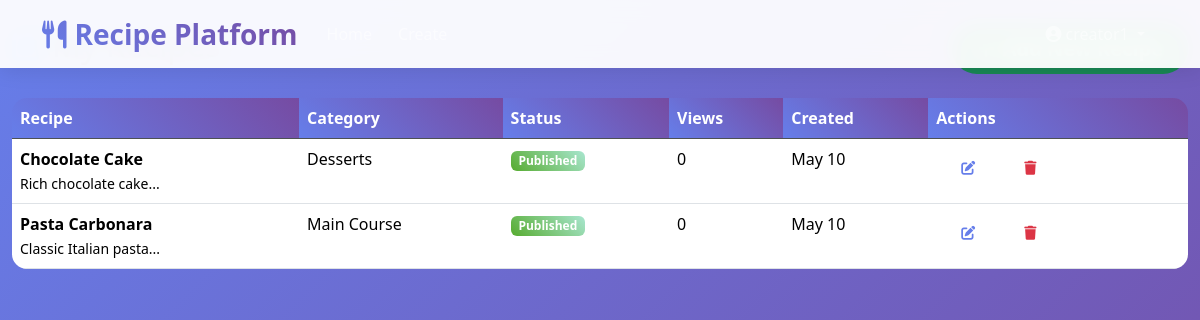
The app's page /creator/dashboard.php (signed in) with its own data.
### tables this page shows
CREATE TABLE dbproj_recipes (
    id INT PRIMARY KEY AUTO_INCREMENT,
    title VARCHAR(200) NOT NULL,
    description TEXT,
    ingredients TEXT,
    instructions TEXT,
    image_path VARCHAR(255),
    user_id INT,
    category_id INT,
    status ENUM('draft','published') DEFAULT 'draft',
    views INT DEFAULT 0,
    rating_avg DECIMAL(2,1) DEFAULT 0,
    created_at TIMESTAMP DEFAULT CURRENT_TIMESTAMP,
    FOREIGN KEY (user_id) REFERENCES dbproj_users(id),
    FULLTEXT(title, description)
);

CREATE TABLE dbproj_categories (
    id INT PRIMARY KEY AUTO_INCREMENT,
    name VARCHAR(50) NOT NULL,
    description TEXT
);

### config/database.php (called while the page is built, shortened)
<?php
function isLoggedIn() {
    return isset($_SESSION['user_id']);
}
?>

### creator/dashboard.php (the view, shortened to what this page needs)
<?php
require '../config/database.php';
$stmt = $pdo->prepare("
    SELECT r.*, c.name as category
    FROM dbproj_recipes r
    LEFT JOIN dbproj_categories c ON r.category_id = c.id
    WHERE r.user_id = ?
    ORDER BY r.created_at DESC
");
$stmt->execute([$_SESSION['user_id']]);
$recipes = $stmt->fetchAll();
?>
<?php include '../includes/header.php'; ?>
<div class="container-fluid mt-4">
    <div class="row">
        <div class="col-md-12">
            <div class="d-flex justify-content-between align-items-center mb-4">
                <h2><i class="fas fa-edit text-primary me-2"></i>My Recipes</h2>
                <a href="add_recipe.php" class="btn btn-success btn-lg">
                </a>
            </div>
            <?php if(empty($recipes)): ?>
            <div class="text-center py-5">
                <i class="fas fa-utensils fa-5x text-muted mb-4"></i>
                <h3 class="text-muted">No recipes yet</h3>
                <p class="text-muted">Get started by creating your first recipe!</p>
                <a href="add_recipe.php" class="btn btn-primary btn-lg">
                    <i class="fas fa-plus me-2"></i>Create First Recipe
                </a>
            </div>
            <?php else: ?>
            <div class="table-responsive">
                <table class="table table-hover">
                    <thead class="table-dark">
                        <tr>
                            <th>Recipe</th>
                            <th>Category</th>
                            <th>Status</th>
                            <th>Views</th>
                            <th>Created</th>
                            <th>Actions</th>
                        </tr>
                    </thead>
                    <tbody>
                        <?php foreach($recipes as $recipe): ?>
                        <tr>
                            <td>
                                <strong><?php echo htmlspecialchars($recipe['title']); ?></strong>
                                <br><small><?php echo substr($recipe['description'], 0, 50); ?>...</small>
                            </td>
                            <td><?php echo htmlspecialchars($recipe['category'] ?? 'Uncategorized'); ?></td>
                            <td>
                                <span class="badge bg-<?php echo $recipe['status'] === 'published' ? 'success' : 'warning'; ?>">
                                    <?php echo ucfirst($recipe['status']); ?>
                                </span>
                            </td>
                            <td><?php echo number_format($recipe['views'] ?? 0); ?></td>
                            <td><?php echo date('M j', strtotime($recipe['created_at'])); ?></td>
                            <td>
                                <div class="btn-group btn-group-sm" role="group">
                                    <a href="edit_recipe.php?id=<?php echo $recipe['id']; ?>"
                                       class="btn btn-outline-primary">
                                        <i class="fas fa-edit"></i>
                                    </a>
                                    <a href="delete.php?id=<?php echo $recipe['id']; ?>"
                                       class="btn btn-outline-danger"
                                       onclick="return confirm('Delete forever?')">
                                        <i class="fas fa-trash"></i>
                                    </a>
                                </div>
                            </td>
                        </tr>
                        <?php endforeach; ?>
                    </tbody>
                </table>
            </div>
            <?php endif; ?>
        </div>
    </div>
</div>
<?php include '../includes/footer.php'; ?>

### includes/header.php (shortened to what this page needs)
<?php
require_once dirname(dirname(__FILE__)) . '/config/database.php';
$currentPath = $_SERVER['SCRIPT_NAME'];
$isRoot = strpos($currentPath, '/admin/') === false && strpos($currentPath, '/creator/') === false;
$cssPath = $isRoot ? 'css/style.css' : '../css/style.css';
?>
<!DOCTYPE html>
<html lang="en">
<head>
    <link href="https://cdn.jsdelivr.net/npm/bootstrap@5.3.2/dist/css/bootstrap.min.css" rel="stylesheet">
    <link href="<?=$cssPath?>" rel="stylesheet">
    <link rel="stylesheet" href="https://cdnjs.cloudflare.com/ajax/libs/font-awesome/6.4.0/css/all.min.css">
</head>
<body>
    <nav class="navbar navbar-expand-lg navbar-dark fixed-top bg-glass">
        <div class="container">
            <a class="navbar-brand fw-bold fs-3" href="/">
                <i class="fas fa-utensils me-2"></i>Recipe Platform
            </a>
            <div class="collapse navbar-collapse" id="navbarNav">
                <ul class="navbar-nav me-auto">
                    <li class="nav-item">
                        <a class="nav-link" href="/">Home</a>
                    </li>
                    <?php if(isLoggedIn()): ?>
                    <li class="nav-item">
                        <a class="nav-link" href="creator/dashboard.php">Create</a>
                    </li>
                    <?php endif; ?>
                </ul>
                <ul class="navbar-nav">
                    <?php if(isLoggedIn()): ?>
                        <li class="nav-item dropdown">
                            <a class="nav-link dropdown-toggle" href="#" role="button" data-bs-toggle="dropdown">
                                <i class="fas fa-user-circle me-1"></i><?=getUsername()?>
                            </a>
                        </li>
                    <?php endif; ?>
                </ul>
            </div>
        </div>
    </nav>

### includes/footer.php (shortened to what this page needs)
</body>
</html>

### css/style.css (style rules this page uses)
* { margin: 0; padding: 0; box-sizing: border-box; }
body { font-family: 'Segoe UI', Tahoma, Geneva, Verdana, sans-serif; background: linear-gradient(135deg, #667eea 0%, #764ba2 100%); min-height: 100vh; color: #333; }
.navbar { background: rgba(255, 255, 255, 0.95) !important; backdrop-filter: blur(10px); box-shadow: 0 2px 20px rgba(0,0,0,0.1); }
.navbar-brand { font-size: 1.8rem; font-weight: 800; background: linear-gradient(45deg, #667eea, #764ba2); -webkit-background-clip: text; -webkit-text-fill-color: transparent; background-clip: text; }
.nav-link { font-weight: 500; margin: 0 5px; transition: all 0.3s ease; }
.btn { border-radius: 25px; font-weight: 600; padding: 10px 25px; transition: all 0.3s ease; border: none; }
.btn-outline-primary { border-color: #667eea; color; color: #667eea; }
.table { border-radius: 15px; overflow: hidden; }
.table th { background: linear-gradient(45deg, #667eea, #764ba2); color: white; font-weight: 600; }
.bg-success { background: linear-gradient(45deg, #56ab2f, #a8e6cf) !important; }

### records on screen
dbproj_recipes: title "Chocolate Cake", description "Rich chocolate cake", dbproj_categories.name "Desserts", status "Published", views "0", created_at "May 10"
dbproj_recipes: title "Pasta Carbonara", description "Classic Italian pasta", dbproj_categories.name "Main Course", status "Published", views "0", created_at "May 10"
